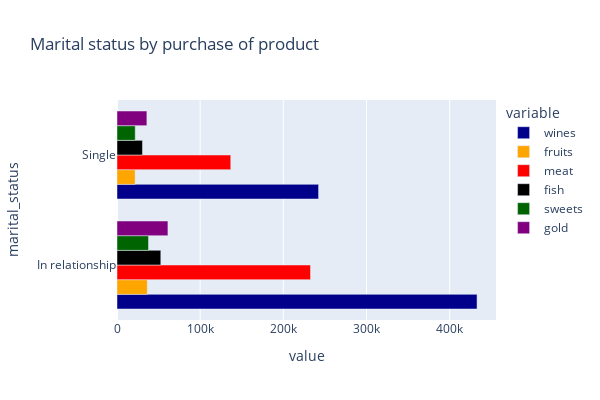

Notebook code cell kept with this figure:
### Code cell
df_marital2 = df.groupby('marital_status')['wines', 'fruits', 'meat', 'fish',	'sweets', 'gold'].sum().reset_index()

def viz_bar(data, row = [], column = 'column', title ='title'):
    fig = px.bar(data, row, column, 
             barmode = 'group',
             height = 400,
             width = 600,
             title = title,
             color_discrete_sequence =  ['darkblue', 'orange', 'red', 'black', 'darkgreen', 'purple'])
    fig.show()

viz_bar(df_marital2, ['wines', 'fruits', 'meat', 'fish', 'sweets', 'gold'], 'marital_status', 'Marital status by purchase of product')

### Figure 1 — Plotly figure (JSON) as saved in the notebook; plotly's stock layout.template omitted (floating-point values rounded to 4 significant figures)
{"data": [{"alignmentgroup": "True", "hovertemplate": "variable=wines<br>value=%{x}<br>marital_status=%{y}<extra></extra>", "legendgroup": "wines", "marker": {"color": "darkblue", "pattern": {"shape": ""}}, "name": "wines", "offsetgroup": "wines", "orientation": "h", "showlegend": true, "textposition": "auto", "type": "bar", "x": [432927, 242369], "xaxis": "x", "y": ["In relationship", "Single"], "yaxis": "y"}, {"alignmentgroup": "True", "hovertemplate": "variable=fruits<br>value=%{x}<br>marital_status=%{y}<extra></extra>", "legendgroup": "fruits", "marker": {"color": "orange", "pattern": {"shape": ""}}, "name": "fruits", "offsetgroup": "fruits", "orientation": "h", "showlegend": true, "textposition": "auto", "type": "bar", "x": [36435, 21806], "xaxis": "x", "y": ["In relationship", "Single"], "yaxis": "y"}, {"alignmentgroup": "True", "hovertemplate": "variable=meat<br>value=%{x}<br>marital_status=%{y}<extra></extra>", "legendgroup": "meat", "marker": {"color": "red", "pattern": {"shape": ""}}, "name": "meat", "offsetgroup": "meat", "orientation": "h", "showlegend": true, "textposition": "auto", "type": "bar", "x": [232682, 136788], "xaxis": "x", "y": ["In relationship", "Single"], "yaxis": "y"}, {"alignmentgroup": "True", "hovertemplate": "variable=fish<br>value=%{x}<br>marital_status=%{y}<extra></extra>", "legendgroup": "fish", "marker": {"color": "black", "pattern": {"shape": ""}}, "name": "fish", "offsetgroup": "fish", "orientation": "h", "showlegend": true, "textposition": "auto", "type": "bar", "x": [52666, 30613], "xaxis": "x", "y": ["In relationship", "Single"], "yaxis": "y"}, {"alignmentgroup": "True", "hovertemplate": "variable=sweets<br>value=%{x}<br>marital_status=%{y}<extra></extra>", "legendgroup": "sweets", "marker": {"color": "darkgreen", "pattern": {"shape": ""}}, "name": "sweets", "offsetgroup": "sweets", "orientation": "h", "showlegend": true, "textposition": "auto", "type": "bar", "x": [37892, 21935], "xaxis": "x", "y": ["In relationship", "Single"], "yaxis": "y"}, {"alignmentgroup": "True", "hovertemplate": "variable=gold<br>value=%{x}<br>marital_status=%{y}<extra></extra>", "legendgroup": "gold", "marker": {"color": "purple", "pattern": {"shape": ""}}, "name": "gold", "offsetgroup": "gold", "orientation": "h", "showlegend": true, "textposition": "auto", "type": "bar", "x": [61237, 35927], "xaxis": "x", "y": ["In relationship", "Single"], "yaxis": "y"}], "layout": {"barmode": "group", "height": 400, "legend": {"title": {"text": "variable"}, "tracegroupgap": 0}, "title": {"text": "Marital status by purchase of product"}, "width": 600, "xaxis": {"anchor": "y", "domain": [0, 1], "title": {"text": "value"}}, "yaxis": {"anchor": "x", "domain": [0, 1], "title": {"text": "marital_status"}}}}
